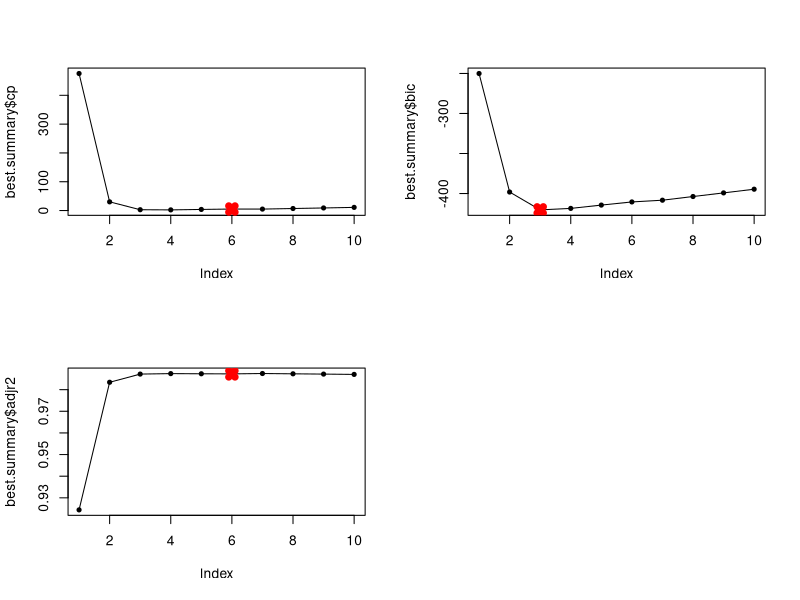

Write R code to recreate this figure. (Note: this script raises an error after producing the figure.)
library(leaps)

X = rnorm(100)
e = rnorm(100)

beta0 = .5
beta1 = 1
beta2 = 2
beta3 = 3

Y = beta0 + (beta1*X) + (beta2*(X^2)) + (beta3*(X^3)) + e

data = data.frame("X"=X,"Y"=Y)
f = as.formula(Y~poly(X,10,raw=TRUE))

# Best subsets regression
best.fit = regsubsets(f,data=data,nvmax=10)
best.summary=summary(best.fit)
names(best.summary)

par(mfrow=c(2,2))

best.summary$cp
plot(best.summary$cp,type="l")
points(best.summary$cp,pch=20)
which.min(best.summary$cp)
#standardErrorRule = lowestSDIdx(best.summary$cp)
points(6, best.summary$cp[6], pch = 4, col = "red", lwd = 7)

best.summary$bic
which.min(best.summary$bic)
plot(best.summary$bic,type="l")
points(best.summary$bic,pch=20)
points(3, best.summary$bic[3], pch = 4, col = "red", lwd = 7)

best.summary$adjr2
which.max(best.summary$adjr2)
plot(best.summary$adjr2,type="l")
points(best.summary$adjr2,pch=20)
points(6, best.summary$adjr2[6], pch = 4, col = "red", lwd = 7)

coef(best.fit,3)
coef(best.fit,6)

# Foreward stepwise regression
fit.fwd = regsubsets(f,data=data,nvmax=10,method="forward")
plotRegSubSet(fit.fwd)
coef(fit.fwd,6)
coef(fit.fwd,3)

fit.bwd = regsubsets(f,data=data,nvmax=10,method="backward")
plotRegSubSet(fit.bwd)

# Lasso Regression
library(glmnet)
Xm = model.matrix(f,data=data)[,-1]
y = data$Y
grid=10^seq(10,-2,length=100)
cv.lasso = cv.glmnet(Xm,y,alpha=1)
plot(cv.lasso)
bestlam=cv.lasso$lambda.min
fit.lasso = glmnet(Xm,y,alpha=1,lambda=grid)
lasso.coef = predict(fit.lasso,type="coefficients",s=bestlam)
lasso.coef

# This doesn't work, because the CV method's lambda grid is not the same as 
# the grid I supplied. Above, it must interpolate at the given value of s, 
# rather than storing it. 
coef(fit.lasso)[,which.min(cv.lasso$lambda)]
cv.lasso$lambda.min
minLambdaIdx = which(cv.lasso$lambda == cv.lasso$lambda.min)
dim(coef(fit.lasso))
coef(fit.lasso)[,52]


# Part D
beta7 = .25
Y = beta0 + beta7*(X^7) + e 
data2 = data.frame(Y=Y,X=X)

# Best subsets. Bayesian IC finds it. Amazing.
best.fit = regsubsets(f,data=data2,nvmax=10)
best.fit
best.summary = summary(best.fit)
best.summary
which.min(best.summary$bic)
coef(best.fit,1)
coef(best.fit,4)
coef(best.fit,6)
par(mfrow=c(1,1))
plot(best.summary$bic,type = "l")
points(best.summary$bic,pch=20)
points(1,best.summary$bic[1],pch=4,col="red",lwd=7)
plotRegSubSet(best.fit)

# Lasso.
set.seed(1)
y=data2$Y
Xm = model.matrix(f,data2)[,-1]
cv.lasso = cv.glmnet(Xm,y)
bestlam = cv.lasso$lambda.min
bestlam
lasso.fit = glmnet(Xm,y,lambda=grid)
lasso.coef = predict(lasso.fit,type="coefficients",s = bestlam)
lasso.coef
